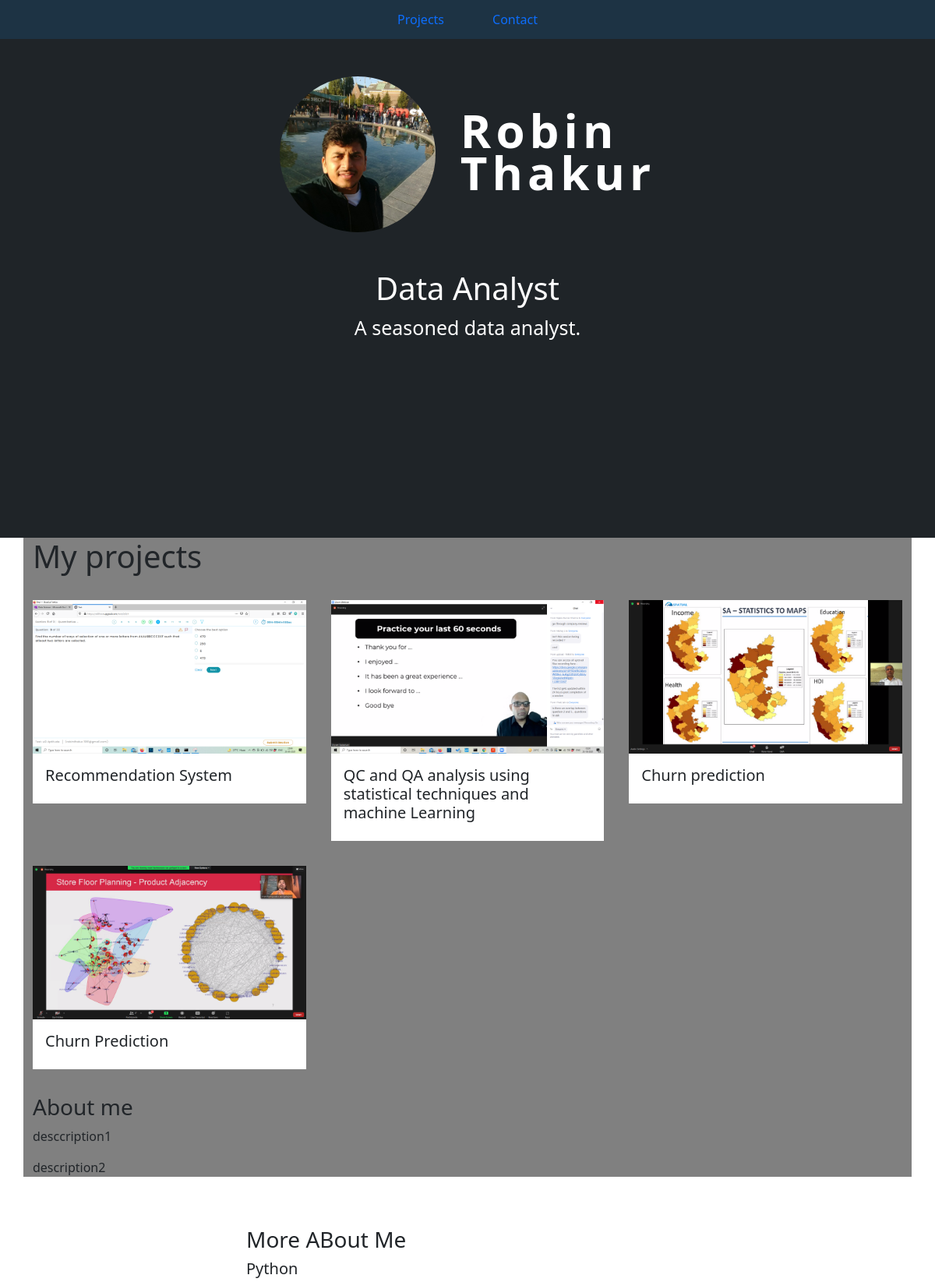
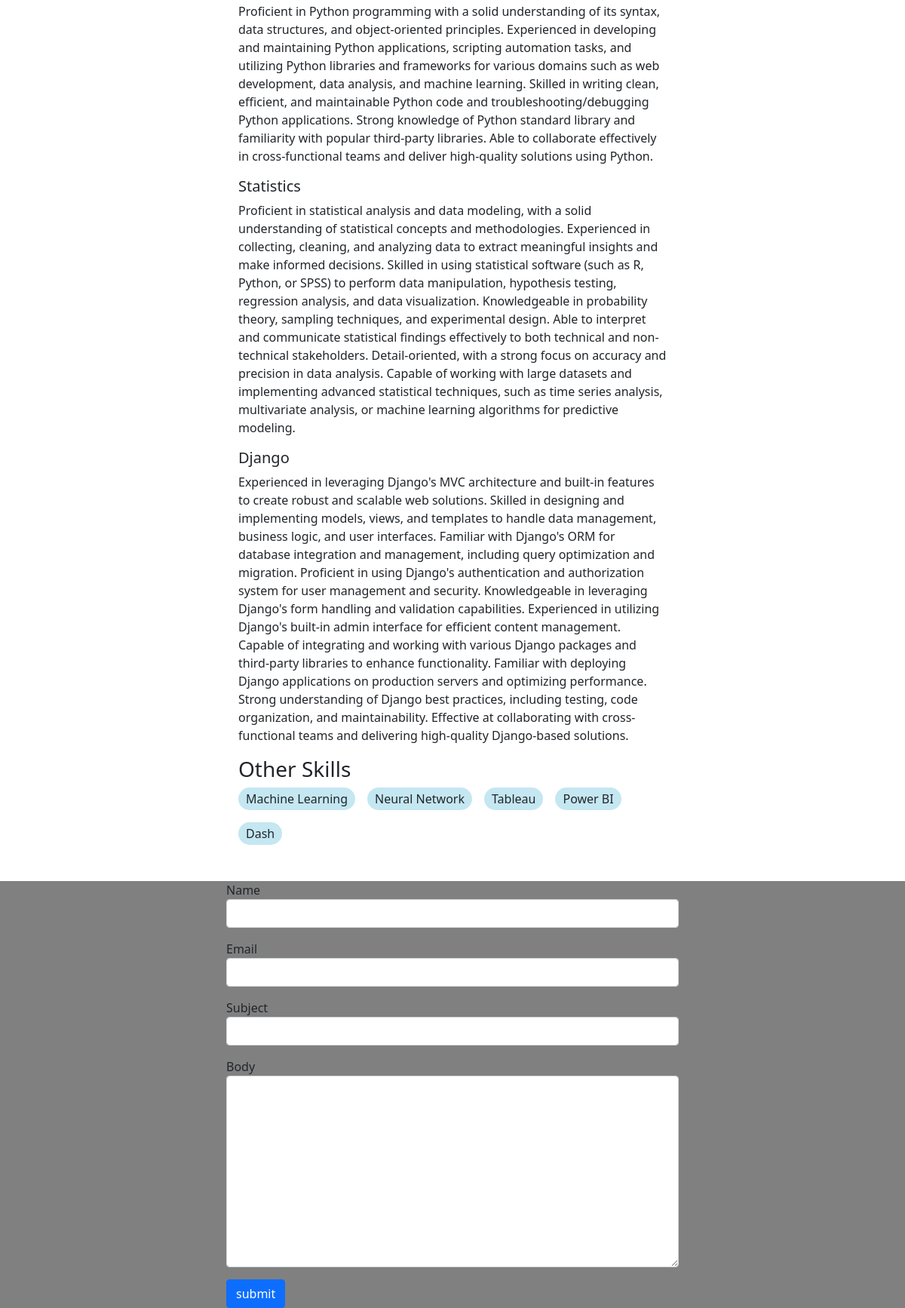
The page / on the database its author committed (2 pictures, top to bottom).
### base/models.py (models this page shows, shortened)
class project(models.Model):
    title = models.CharField(max_length=200)
    thumbnail = models.ImageField(null = True, blank  = True)
    body = RichTextUploadingField()
    slug = models.SlugField(null = True, blank = True)
    created = models.DateTimeField(auto_now_add= True)
    id = models.UUIDField(default = uuid.uuid4,
                          unique = True,
                          primary_key  = True,
                          editable = False)

class skill(models.Model):
    title = models.CharField(max_length=200)
    body = models.TextField(blank = True)
    created = models.DateTimeField(auto_now_add= True)
    id = models.UUIDField(default = uuid.uuid4,
                          unique = True,
                          primary_key  = True,
                          editable = False)

class Message(models.Model):
    name = models.CharField(max_length=200, null = True)
    email = models.CharField(max_length=200, null = True)
    subject = models.CharField(max_length=200, null = True)
    body = models.TextField()
    is_read = models.BooleanField(default  =False)
    created = models.DateTimeField(auto_now_add= True)
    id = models.UUIDField(default = uuid.uuid4,
                          unique = True,
                          primary_key  = True,
                          editable = False)

### base/views.py (the view)
# urls.py: path('', views.homepage, name= "home"),
def homepage(request):
    proj = project.objects.all()
    deatiledskills = skill.objects.exclude(body='')
    skills = skill.objects.filter(body = '')
    form = MessageForm()
    if request.method =="POST":
        form = MessageForm(request.POST)
        if form.is_valid():
            form.save()
            messages.success(request, 'You message was successfully sent.')
    context = {'proj':proj,
                'detailedskills' : deatiledskills,
                'skills' : skills ,
                'form' : form
               }
    return render(request,'base/home.html',context )

### base/forms.py
class MessageForm(ModelForm):
    class Meta :
        model = Message
        fields = '__all__'
        exclude = ['is_read'] #inorder to remove is read option from the homepage
    def __init__(self, *args, **kwargs):
        super(MessageForm, self).__init__(*args, **kwargs)
        self.fields['name'].widget.attrs.update(
            {'class': 'form-control'})
        self.fields['email'].widget.attrs.update(
            {'class': 'form-control', })
        self.fields['subject'].widget.attrs.update(
            {'class': 'form-control', })
        self.fields['body'].widget.attrs.update(
            {'class': 'form-control', })

### base/templates/base/home.html (shortened to what this page needs)
{% extends 'base/main.html' %}
{% load static %}
{% block  content %}
        <section class ='hero'>
            <div class="hero-content">
                <div class="hero-content-intro">
                    <img id="profile-pic" src = "{% static 'images/profile_pic.jpg' %}">
                    <h1 class="intro--name">Robin</br>Thakur</h1>
                </div>
                <div class ="hero-content-subsection">
                    <h3 class = "subheading"> Data Analyst</h3>
                    <p class =" subheading-description">A seasoned data analyst.</p>
                </div>
            </div>
        </section>
        <section class ='container section-2'>
            <h1> My projects</h1>
            <div class = "project-rows">
                {% for project in proj %}
                <div class = "project-columns">
                    <a href = "{% url 'project' project.id %}">
                    <img class  = "project-thumbnail" src ="{{project.thumbnail.url}}">
                    </a>
                    <div class = "project-body">
                        <h5>{{project.title}}</h5>
                    </div>
                </div>
                {%empty%}
                <h3> There are no projects in the database</h3>
                {% endfor %}
            </div>
            <div class="about-wrapper">
                <h3> About me</h3>
                <p> desccription1</p>
                <p> description2</p>
            </div>
        </section>
        <section class = "skills-section">
            <div class ="skills-container">
                <h3> More ABout Me</h3>
                {% for detailedskill in detailedskills%}
                <div class = "skills-row">
                    <h5>{{detailedskill.title}}</h5>
                    <p>{{detailedskill.body}}</p>
                </div>
                {%endfor%}
                <h3>Other Skills</h3>
                <div class = "other-skills-wrapper">
                    {% for skill in skills%}
                    <div class = "skills-tag">
                       <span>{{skill.title}}</span>
                    </div>
                    {%endfor%}
                </div>
            </div>
        </section>
        <section class ="section-2">
            <div class = "container">
                <form class = "contact-form" method = "POST">
                    {% for field in form %}
                    <div class="mb-3">
                        <label for ="exampleInputPassword1" class "form-label">{{field.label}}</label>
                            {{field}}
                    </div>
                    {% endfor %}
                    <input class="btn btn-primary" type="submit" value="submit">
                </form>
            </div>
        </section>
{% endblock %}

### static/styles/main.css (style rules this page uses)
body { background-color:#808080 ; }
.skills-section { background-color: #fff; padding-top: 2em; padding-bottom: 2em; }
.section-2 { background-color:#808080 }
.hero { background-color: #1F2428 ; min-height: 80vh; color: #fff }
#profile-pic { height: 200px; width: 200px; object-fit: cover; border-radius: 50%; }
.hero-content { width : 800px; margin : 0 auto; padding: 3em; }
.hero-content-intro { display: flex; color: #fff; justify-content: center; align-items: center; gap : 2em; margin-bottom: 3em; }
.intro--name { font-size: 60px; letter-spacing: .1em; font-weight: 700; line-height : .9em; }
.subheading { font-size : 40px; text-align: center; }
.subheading-description { font-size : 25px; text-align: center; }
.project-thumbnail { width: 100% }
.project-rows { display : grid; grid-template-columns: 1fr 1fr 1fr; gap: 2em; margin-top: 2em; margin-bottom: 2em; }
.project-body { background-color: #fff; padding: 1em; }
.skills-container { width: 600px; margin: 0 auto; padding: 1em }
.skills-tag { background-color: #c4e7f2; width: fit-content; padding: 3px 10px; border-radius: 20px; }
.other-skills-wrapper { display: flex; flex-wrap: wrap; gap: 1em; }
.contact-form { display : block; max-width: 600px; margin : 0 auto; }

### rows shown on the page
project: thumbnail (picture), title "Recommendation System"
project: thumbnail (picture), title "QC and QA analysis using statistical techniques and machine Learning"
project: thumbnail (picture), title "Churn prediction"
project: thumbnail (picture), title "Churn Prediction"
skill: title "Python", body "Proficient in Python programming with a solid understanding of its syntax, data structures, and object-oriented principles. Experienced in developing and maintaining Python applications, scripting automation tasks, and utilizing Python libraries and frameworks for various domains such as web development, data analysis, and machine learning. Skilled in writing clean, efficient, and maintainable Python code and troubleshooting/debugging Python applications. Strong knowledge of Python standard library and familiarity with popular third-party libraries. Able to collaborate effectively in cross-functional teams and deliver high-quality solutions using Python."
skill: title "Statistics", body "Proficient in statistical analysis and data modeling, with a solid understanding of statistical concepts and methodologies. Experienced in collecting, cleaning, and analyzing data to extract meaningful insights and make informed decisions. Skilled in using statistical software (such as R, Python, or SPSS) to perform data manipulation, hypothesis testing, regression analysis, and data visualization. Knowledgeable in probability theory, sampling techniques, and experimental design. Able to interpret and communicate statistical findings effectively to both technical and non-technical stakeholders. Detail-oriented, with a strong focus on accuracy and precision in data analysis. Capable of…"
skill: title "Django", body "Experienced in leveraging Django's MVC architecture and built-in features to create robust and scalable web solutions. Skilled in designing and implementing models, views, and templates to handle data management, business logic, and user interfaces. Familiar with Django's ORM for database integration and management, including query optimization and migration. Proficient in using Django's authentication and authorization system for user management and security. Knowledgeable in leveraging Django's form handling and validation capabilities. Experienced in utilizing Django's built-in admin interface for efficient content management. Capable of integrating and working with various Django…"
skill: title "Machine Learning"
skill: title "Neural Network"
skill: title "Tableau"
skill: title "Power BI"
skill: title "Dash"

### other values the page prints
{{ field.label }} "Name" "Email" "Subject" "Body"
